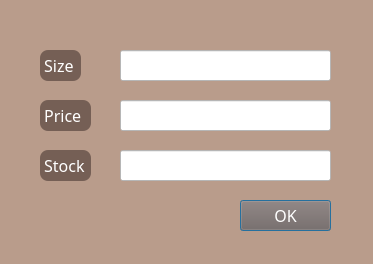
<?xml version="1.0" encoding="UTF-8"?>
<ui version="4.0">
 <class>Insert_Inproduct</class>
 <widget class="QDialog" name="Insert_Inproduct">
  <property name="geometry">
   <rect>
    <x>0</x>
    <y>0</y>
    <width>373</width>
    <height>264</height>
   </rect>
  </property>
  <property name="windowTitle">
   <string>Dialog</string>
  </property>
  <property name="styleSheet">
   <string notr="true">background-color:#B99C8B;</string>
  </property>
  <widget class="QLabel" name="label_2">
   <property name="geometry">
    <rect>
     <x>40</x>
     <y>50</y>
     <width>41</width>
     <height>31</height>
    </rect>
   </property>
   <property name="font">
    <font>
     <family>Kanit Light</family>
     <pointsize>12</pointsize>
    </font>
   </property>
   <property name="styleSheet">
    <string notr="true">background-color:#755F55;
border:1px;
border-radius: 8px;
color:white;</string>
   </property>
   <property name="text">
    <string> Size</string>
   </property>
  </widget>
  <widget class="QLabel" name="label_3">
   <property name="geometry">
    <rect>
     <x>40</x>
     <y>100</y>
     <width>51</width>
     <height>31</height>
    </rect>
   </property>
   <property name="font">
    <font>
     <family>Kanit Light</family>
     <pointsize>12</pointsize>
    </font>
   </property>
   <property name="styleSheet">
    <string notr="true">background-color:#755F55;
border:1px;
border-radius: 8px;
color:white;</string>
   </property>
   <property name="text">
    <string> Price</string>
   </property>
  </widget>
  <widget class="QLabel" name="label_4">
   <property name="geometry">
    <rect>
     <x>40</x>
     <y>150</y>
     <width>51</width>
     <height>31</height>
    </rect>
   </property>
   <property name="font">
    <font>
     <family>Kanit Light</family>
     <pointsize>12</pointsize>
    </font>
   </property>
   <property name="styleSheet">
    <string notr="true">background-color:#755F55;
border:1px;
border-radius: 8px;
color:white;</string>
   </property>
   <property name="text">
    <string> Stock</string>
   </property>
  </widget>
  <widget class="QLineEdit" name="txt_size">
   <property name="geometry">
    <rect>
     <x>120</x>
     <y>50</y>
     <width>211</width>
     <height>31</height>
    </rect>
   </property>
   <property name="font">
    <font>
     <family>Kanit Light</family>
     <pointsize>12</pointsize>
    </font>
   </property>
   <property name="styleSheet">
    <string notr="true">background-color:white;</string>
   </property>
  </widget>
  <widget class="QLineEdit" name="txt_price">
   <property name="geometry">
    <rect>
     <x>120</x>
     <y>100</y>
     <width>211</width>
     <height>31</height>
    </rect>
   </property>
   <property name="font">
    <font>
     <family>Kanit Light</family>
     <pointsize>12</pointsize>
    </font>
   </property>
   <property name="styleSheet">
    <string notr="true">background-color:white;</string>
   </property>
  </widget>
  <widget class="QLineEdit" name="txt_stock">
   <property name="geometry">
    <rect>
     <x>120</x>
     <y>150</y>
     <width>211</width>
     <height>31</height>
    </rect>
   </property>
   <property name="font">
    <font>
     <family>Kanit Light</family>
     <pointsize>12</pointsize>
    </font>
   </property>
   <property name="styleSheet">
    <string notr="true">background-color:white;</string>
   </property>
  </widget>
  <widget class="QPushButton" name="btn_Save">
   <property name="geometry">
    <rect>
     <x>240</x>
     <y>200</y>
     <width>91</width>
     <height>31</height>
    </rect>
   </property>
   <property name="font">
    <font>
     <family>Kanit Light</family>
     <pointsize>12</pointsize>
    </font>
   </property>
   <property name="styleSheet">
    <string notr="true">background-color:#755F55;
color:white;</string>
   </property>
   <property name="text">
    <string>OK</string>
   </property>
  </widget>
 </widget>
 <resources/>
 <connections/>
</ui>
